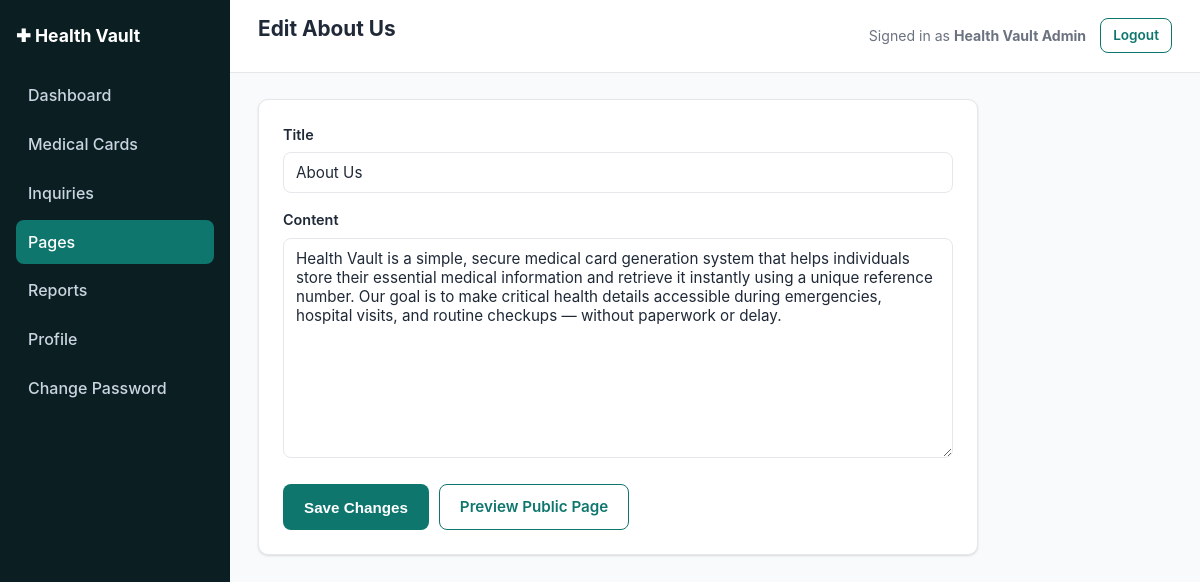
The page /admin/pages/about.php (signed in) on the database its author committed.
### tables this page shows
CREATE TABLE IF NOT EXISTS pages (
    id          INT UNSIGNED AUTO_INCREMENT PRIMARY KEY,
    slug        VARCHAR(60) NOT NULL,
    title       VARCHAR(190) NOT NULL,
    content     TEXT NOT NULL,
     
    contact_email    VARCHAR(190) DEFAULT NULL,
    contact_phone    VARCHAR(30)  DEFAULT NULL,
    contact_address  VARCHAR(255) DEFAULT NULL,
    updated_at  DATETIME NOT NULL DEFAULT CURRENT_TIMESTAMP ON UPDATE CURRENT_TIMESTAMP,
    UNIQUE KEY uq_pages_slug (slug)
);

### includes/functions.php (called while the page is built, shortened)
<?php
require_once __DIR__ . '/db.php';
function site_base_url(): string
{
    $script = str_replace('\\', '/', $_SERVER['SCRIPT_NAME'] ?? '');
    if (($pos = strpos($script, '/admin/')) !== false) {
        return substr($script, 0, $pos);
    }
    $dir = dirname($script);
    return ($dir === '/' || $dir === '\\') ? '' : rtrim($dir, '/');
}
function admin_base_url(): string
{
    return site_base_url() . '/admin';
}
function h(?string $value): string
{
    return htmlspecialchars($value ?? '', ENT_QUOTES, 'UTF-8');
}
function get_page_content(string $slug): ?array
{
    $stmt = get_db()->prepare('SELECT * FROM pages WHERE slug = :slug LIMIT 1');
    $stmt->execute(['slug' => $slug]);
    $row = $stmt->fetch();
    return $row ?: null;
}

### includes/db.php (called while the page is built, shortened)
<?php
function get_db(): PDO
{
    static $pdo = null;
    if ($pdo !== null) {
        return $pdo;
    }
    $dsn = 'mysql:host=' . DB_HOST . ';dbname=' . DB_NAME . ';charset=' . DB_CHARSET;
    try {
        $pdo = new PDO($dsn, DB_USER, DB_PASS, [
            PDO::ATTR_ERRMODE            => PDO::ERRMODE_EXCEPTION,
            PDO::ATTR_DEFAULT_FETCH_MODE => PDO::FETCH_ASSOC,
            PDO::ATTR_EMULATE_PREPARES   => false,
        ]);
    } catch (PDOException $e) {
        error_log('Health Vault DB connection failed: ' . $e->getMessage());
        http_response_code(500);
        if (APP_DEBUG) {
            die('Database connection failed: ' . htmlspecialchars($e->getMessage()));
        }
        die('A system error occurred. Please try again later.');
    }
    return $pdo;
}

### includes/auth.php (called while the page is built, shortened)
<?php
require_once __DIR__ . '/functions.php';
function current_admin(): ?array
{
    $stmt = get_db()->prepare('SELECT id, name, email, mobile_number, created_at, updated_at FROM admins WHERE id = :id LIMIT 1');
    $stmt->execute(['id' => $_SESSION['admin_id']]);
    $admin = $stmt->fetch();
    return $admin ?: null;
}

### admin/pages/about.php (the view, shortened to what this page needs)
<?php
require_once __DIR__ . '/../../includes/functions.php';
require_once __DIR__ . '/../../includes/auth.php';
$page = get_page_content('about');
$old = ['title' => $page['title'] ?? 'About Us', 'content' => $page['content'] ?? ''];
$pageTitle = 'Edit About Us';
include __DIR__ . '/../../includes/admin-header.php';
?>
<div class="panel" style="max-width:720px;">
  <form method="post" action="" novalidate>
    <div class="form-group">
      <label for="title">Title</label>
      <input type="text" id="title" name="title" value="<?= h($old['title']) ?>">
    </div>
    <div class="form-group">
      <label for="content">Content</label>
      <textarea id="content" name="content" style="min-height:220px;"><?= h($old['content']) ?></textarea>
    </div>
    <div class="form-actions">
      <button type="submit" class="btn">Save Changes</button>
      <a class="btn btn-outline" href="<?= h(site_base_url()) ?>/public/about.php" target="_blank">Preview Public Page</a>
    </div>
  </form>
</div>
<?php include __DIR__ . '/../../includes/admin-footer.php'; ?>

### includes/admin-header.php (shortened to what this page needs)
<?php
$siteBase  = site_base_url();
$admin     = current_admin();
?><!DOCTYPE html>
<html lang="en">
<head>
<link rel="stylesheet" href="<?= h($siteBase) ?>/assets/css/style.css">
</head>
<body class="admin-body">
<div class="admin-layout">
<?php include __DIR__ . '/admin-sidebar.php'; ?>
  <div class="admin-content">
    <header class="admin-topbar">
      <h1><?= h($pageTitle ?? 'Admin') ?></h1>
      <div class="admin-topbar-user">
        <span>Signed in as <strong><?= h($admin['name'] ?? '') ?></strong></span>
        <a href="<?= h($adminBase) ?>/logout.php" class="btn btn-sm btn-outline">Logout</a>
      </div>
    </header>
    <div class="admin-body-inner">

### assets/css/style.css (style rules this page uses)
:root { --color-primary: #0f766e; --color-primary-dark: #0b544e; --color-primary-light: #ccfbf1; --color-accent: #2563eb; --color-danger: #dc2626; --color-danger-light: #fee2e2; --color-success: #16a34a; --color-success-light: #dcfce7; --color-warning: #d97706; --color-warning-light: #fef3c7; --color-text: #1f2937; --color-muted: #6b7280; --color-border: #e5e7eb; --color-bg: #f8fafc; --color-surface: #ffffff; --radius: 10px; --shadow: 0 1px 3px rgba(0,0,0,0.08), 0 1px 2px rgba(0,0,0,0.06); --font: -apple-system, BlinkMacSystemFont, "Segoe UI", Roboto, Helvetica, Arial, sans-serif; }
* { box-sizing: border-box; }
body { margin: 0; font-family: var(--font); color: var(--color-text); background: var(--color-bg); line-height: 1.55; }
a { color: var(--color-primary); text-decoration: none; }
h1, h2, h3, h4 { line-height: 1.25; margin-top: 0; }
.btn { display: inline-block; padding: 10px 20px; border-radius: 8px; font-weight: 600; border: 1px solid transparent; cursor: pointer; font-size: 0.95rem; background: var(--color-primary); color: #fff; text-decoration: none; }
.btn-outline { background: transparent; color: var(--color-primary); border-color: var(--color-primary); }
.btn-sm { padding: 6px 12px; font-size: 0.85rem; }
.panel { background: var(--color-surface); border: 1px solid var(--color-border); border-radius: var(--radius); padding: 24px; box-shadow: var(--shadow); margin-bottom: 24px; }
.form-group { margin-bottom: 16px; }
label { display: block; font-weight: 600; margin-bottom: 6px; font-size: 0.9rem; }
input[type=text], input[type=email], input[type=password], input[type=tel], input[type=date], input[type=search], textarea, select { width: 100%; padding: 10px 12px; border: 1px solid var(--color-border); border-radius: 8px; font-size: 0.95rem; font-family: inherit; background: #fff; color: var(--color-text); }
textarea { min-height: 110px; resize: vertical; }
.form-actions { margin-top: 20px; display: flex; gap: 10px; }
.admin-body { background: var(--color-bg); }
.admin-layout { display: flex; min-height: 100vh; }
.admin-content { flex: 1; min-width: 0; }
.admin-topbar { background: var(--color-surface); border-bottom: 1px solid var(--color-border); padding: 16px 28px; display: flex; align-items: center; justify-content: space-between; }
.admin-topbar h1 { font-size: 1.3rem; }
.admin-topbar-user { display: flex; align-items: center; gap: 14px; font-size: 0.88rem; color: var(--color-muted); }
.admin-body-inner { padding: 26px 28px; }

### rows shown on the page
pages: title "About Us", content "Health Vault is a simple, secure medical card generation system that helps individuals store their essential medical information and retrieve it instantly using a unique reference number. Our goal is to make critical health details accessible during emergencies, hospital visits, and routine checkups — without paperwork or delay."

### other values the page prints
APP_NAME "Health Vault"
$pageTitle "Edit About Us"
$admin['name'] "Health Vault Admin"
